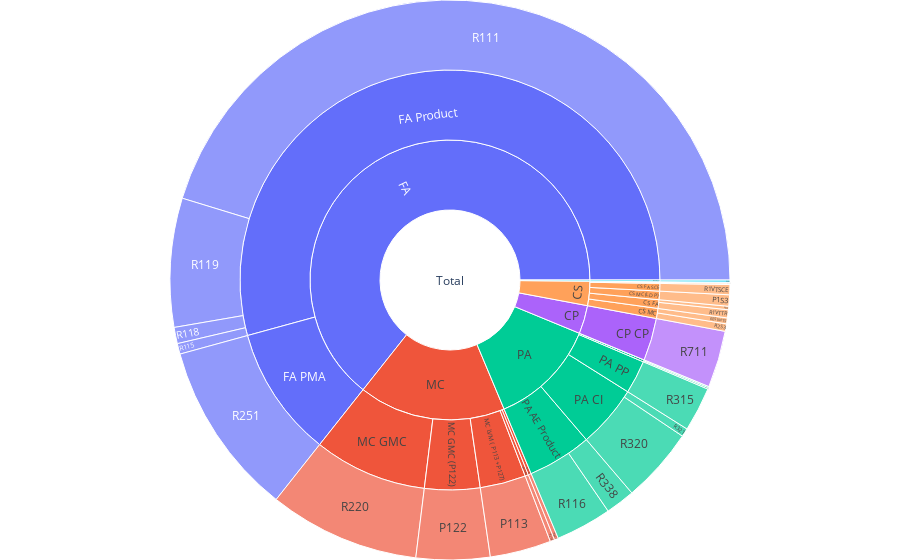

This figure's notebook cell:
### Code cell
fig =go.Figure(go.Sunburst(
    labels=df_all_trees['id'],
    parents=df_all_trees['parent'],
    values=df_all_trees['value'],
    branchvalues='total',
    meta=df_all_trees['color'],
    hovertemplate='<b>%{label} </b> <br> OR: %{value}<br> OR rate: %{meta:.2%}',
    name="" ))
fig.update_layout(margin = dict(t=0, l=0, r=0, b=0))

fig.show()

### Figure 1 — Plotly figure (JSON) as saved in the notebook; plotly's stock layout.template omitted (floating-point values rounded to 4 significant figures)
{"data": [{"branchvalues": "total", "hovertemplate": "<b>%{label} </b> <br> OR: %{value}<br> OR rate: %{meta:.2%}", "labels": ["P113", "P122", "P1S3", "P681", "R111", "R115", "R116", "R118", "R119", "R1TC", "R1TF", "R1TP", "R1VTSCE", "R1VTTR", "R220", "R251", "R252", "R2S1MTS", "R2S3", "R2S4", "R315", "R320", "R321", "R331", "R333", "R338", "R3P3", "R711", "R827", "CP CP", "CS FA", "CS FA CP", "CS FA SCE", "CS MC", "CS MC (LD Crane)", "CS MC (LD P)", "CS PA", "FA PMA", "FA Product", "MC Crane", "MC GM", "MC GMC", "MC GMC (P122)", "MC LVM ( P113 + P127)", "Mindshpere", "PA AE Product", "PA AE Solution", "PA CI", "PA PI", "PA PP", "CP", "CS", "FA", "MC", "PA", "SW", "Total"], "meta": [0.03526, 0.04257, 0.006534, 0.00136, 0.4528, 0.006135, 0.03235, 0.00938, 0.0743, 0.000473, 0.001995, 0.000726, 0.005852, 0.004664, 0.08709, 0.1008, 0.00257, 0.003421, 0.00432, 2.567e-05, 0.0256, 0.04335, 0.00484, 0.0007554, 0.0008324, 0.01699, 0, 0.03275, 0.002284, 0.03275, 0.006659, 0.000473, 0.005852, 0.007741, 2.567e-05, 0.006534, 0.000726, 0.1008, 0.5426, 0.00257, 0.002284, 0.08709, 0.04257, 0.03526, 0.00136, 0.04934, 0.001588, 0.04819, 0, 0.0256, 0.03275, 0.02801, 0.6434, 0.1698, 0.1247, 0.00136, 1], "name": "", "parents": ["MC LVM ( P113 + P127)", "MC GMC (P122)", "CS MC (LD P)", "Mindshpere", "FA Product", "FA Product", "PA AE Product", "FA Product", "FA Product", "CS FA CP", "CS FA", "CS PA", "CS FA SCE", "CS FA", "MC GMC", "FA PMA", "MC Crane", "CS MC", "CS MC", "CS MC (LD Crane)", "PA PP", "PA CI", "PA CI", "PA AE Solution", "PA AE Solution", "PA AE Product", "PA PI", "CP CP", "MC GM", "CP", "CS", "CS", "CS", "CS", "CS", "CS", "CS", "FA", "FA", "MC", "MC", "MC", "MC", "MC", "SW", "PA", "PA", "PA", "PA", "PA", "Total", "Total", "Total", "Total", "Total", "Total", ""], "type": "sunburst", "values": [9616, 11609, 1782, 371, 123487, 1673, 8822, 2558, 20263, 129, 544, 198, 1596, 1272, 23750, 27478, 701, 933, 1178, 7, 6981, 11821, 1320, 206, 227, 4634, 0, 8932, 623, 8932, 1816, 129, 1596, 2111, 7, 1782, 198, 27478, 147981, 701, 623, 23750, 11609, 9616, 371, 13456, 433, 13141, 0, 6981, 8932, 7639, 175459, 46299, 34011, 371, 272711]}], "layout": {"margin": {"b": 0, "l": 0, "r": 0, "t": 0}}}
